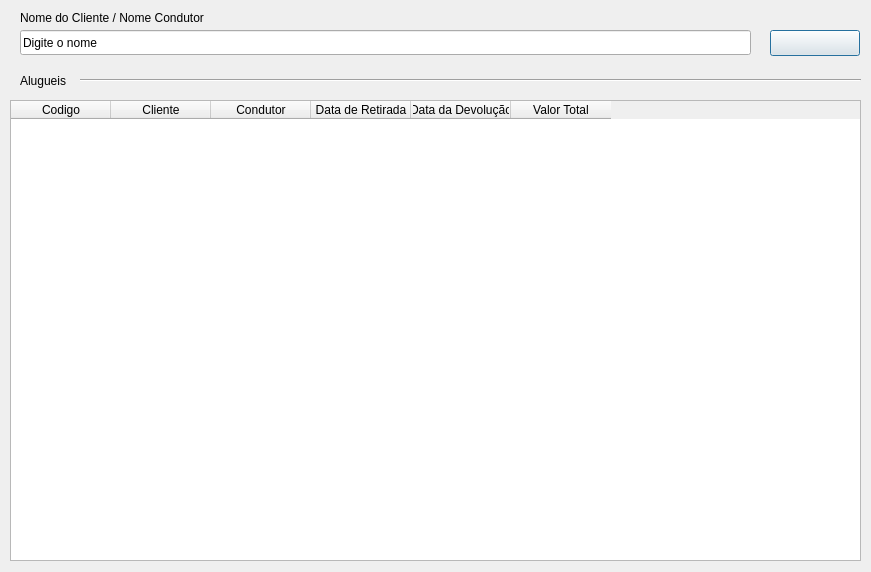
<?xml version="1.0" encoding="UTF-8"?>
<ui version="4.0">
 <class>ConsultarAlugueis</class>
 <widget class="QDialog" name="ConsultarAlugueis">
  <property name="geometry">
   <rect>
    <x>0</x>
    <y>0</y>
    <width>871</width>
    <height>572</height>
   </rect>
  </property>
  <property name="windowTitle">
   <string>Dialog</string>
  </property>
  <widget class="QLabel" name="label">
   <property name="geometry">
    <rect>
     <x>20</x>
     <y>10</y>
     <width>501</width>
     <height>16</height>
    </rect>
   </property>
   <property name="text">
    <string>Nome do Cliente / Nome Condutor</string>
   </property>
  </widget>
  <widget class="QPushButton" name="pushButtonPesquisar">
   <property name="geometry">
    <rect>
     <x>770</x>
     <y>30</y>
     <width>90</width>
     <height>26</height>
    </rect>
   </property>
   <property name="text">
    <string/>
   </property>
  </widget>
  <widget class="QTableWidget" name="tableWidget_Alugueis">
   <property name="geometry">
    <rect>
     <x>10</x>
     <y>100</y>
     <width>851</width>
     <height>461</height>
    </rect>
   </property>
   <property name="sortingEnabled">
    <bool>true</bool>
   </property>
   <attribute name="verticalHeaderVisible">
    <bool>false</bool>
   </attribute>
   <attribute name="verticalHeaderHighlightSections">
    <bool>false</bool>
   </attribute>
   <column>
    <property name="text">
     <string>Codigo</string>
    </property>
   </column>
   <column>
    <property name="text">
     <string>Cliente</string>
    </property>
   </column>
   <column>
    <property name="text">
     <string>Condutor</string>
    </property>
   </column>
   <column>
    <property name="text">
     <string>Data de Retirada</string>
    </property>
   </column>
   <column>
    <property name="text">
     <string>Data da Devolução</string>
    </property>
   </column>
   <column>
    <property name="text">
     <string>Valor Total</string>
    </property>
   </column>
  </widget>
  <widget class="QLabel" name="label_2">
   <property name="geometry">
    <rect>
     <x>20</x>
     <y>60</y>
     <width>61</width>
     <height>41</height>
    </rect>
   </property>
   <property name="text">
    <string>Alugueis</string>
   </property>
  </widget>
  <widget class="Line" name="line">
   <property name="geometry">
    <rect>
     <x>80</x>
     <y>60</y>
     <width>781</width>
     <height>41</height>
    </rect>
   </property>
   <property name="orientation">
    <enum>Qt::Horizontal</enum>
   </property>
  </widget>
  <widget class="QLineEdit" name="lineEdit_CodigoAluguel">
   <property name="geometry">
    <rect>
     <x>20</x>
     <y>30</y>
     <width>731</width>
     <height>25</height>
    </rect>
   </property>
   <property name="text">
    <string>Digite o nome</string>
   </property>
  </widget>
 </widget>
 <resources/>
 <connections/>
</ui>
